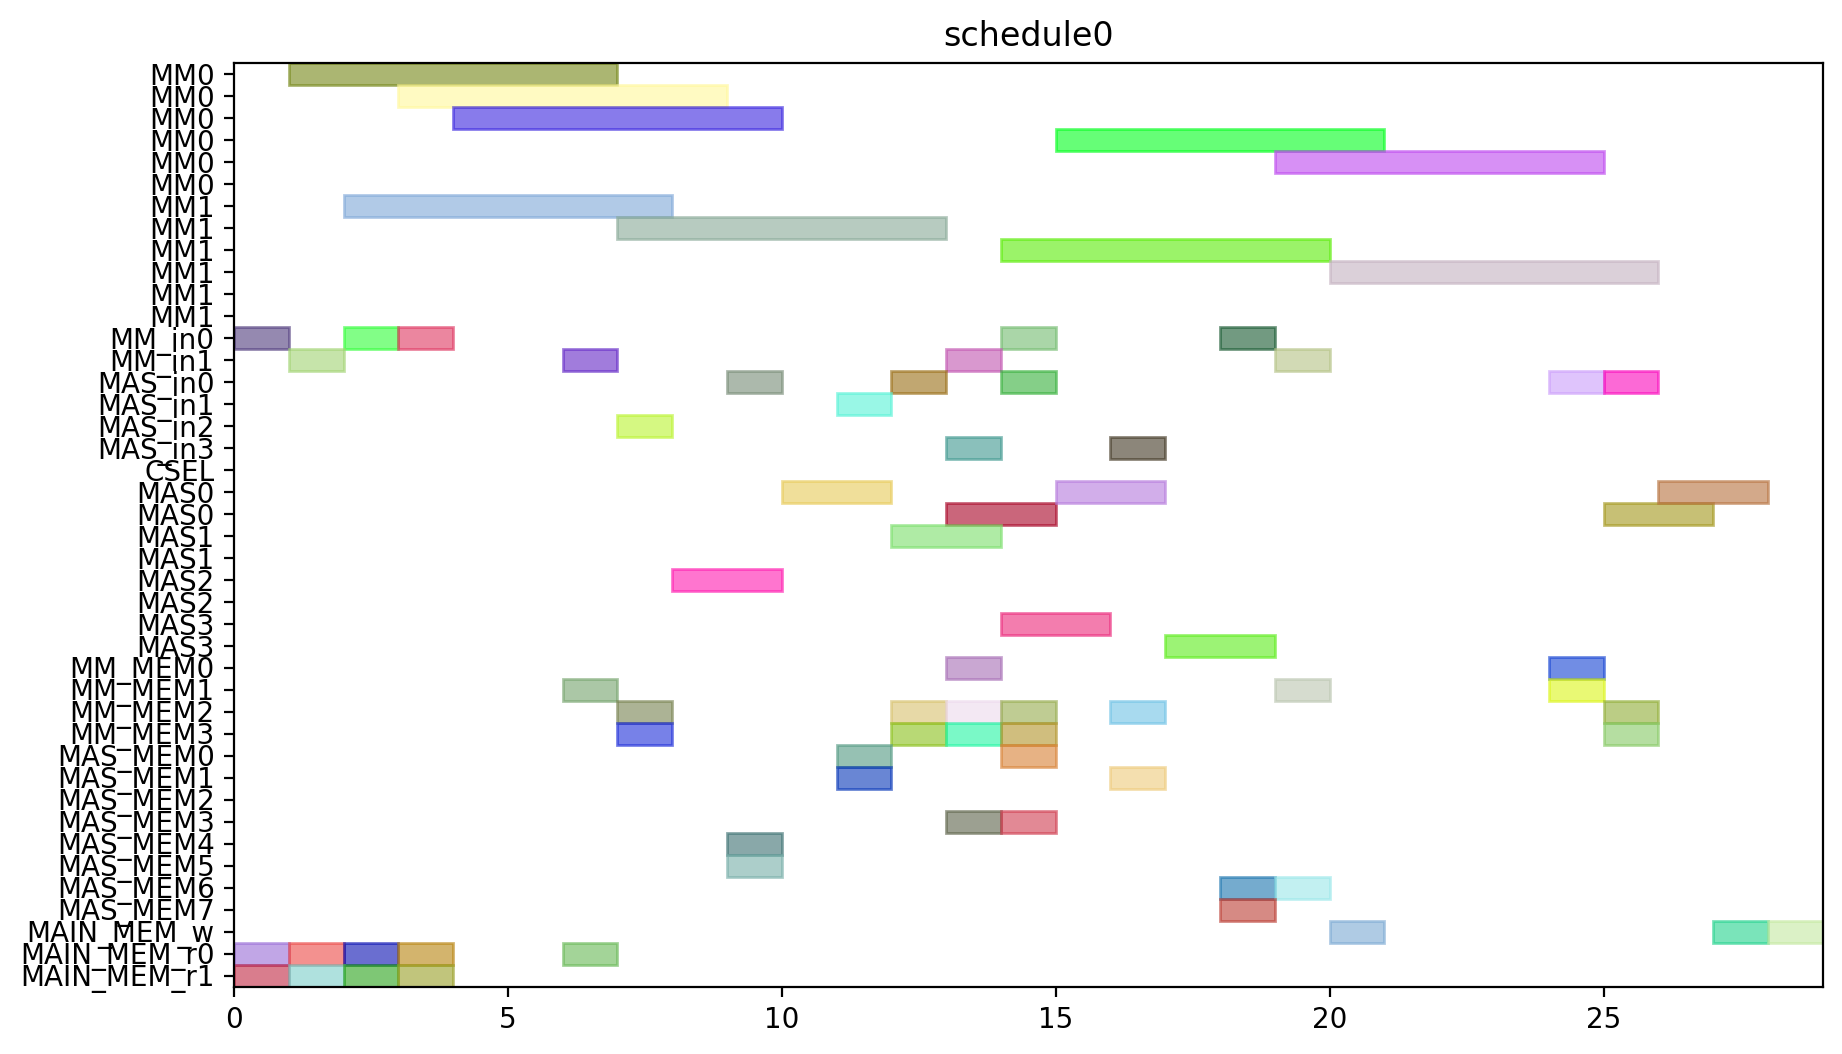

Python code for this plot:
from pyschedule import Scenario, solvers, plotters, alt


def solve():
	horizon = 120
	S = Scenario("schedule0", horizon=horizon)

	# resource
	MM = S.Resources('MM', num=2, size=6)
	MM_in = S.Resources('MM_in', num=2)
	MAS_in = S.Resources('MAS_in', num=4)
	CSEL = S.Resource('CSEL')
	MAS = S.Resources('MAS', num=4, size=2, periods=range(1, horizon))
	MM_MEM = S.Resources('MM_MEM', num=4)
	MAS_MEM = S.Resources('MAS_MEM', num=8)
	MAIN_MEM_w = S.Resource('MAIN_MEM_w', size=1)
	MAIN_MEM_r = S.Resources('MAIN_MEM_r', num=2)

	# result of previous scheduling

	# new tasks
	t0 = S.Task('t0', length=6, delay_cost=1)
	t0 += alt(MM)
	t0_in = S.Task('t0_in', length=1, delay_cost=1)
	t0_in += alt(MM_in)
	S += t0_in*MM_in[0]<=t0*MM[0]
	S += t0_in*MM_in[1]<=t0*MM[1]
	t0_mem0 = S.Task('t0_mem0', length=1, delay_cost=1)
	t0_mem0 += MAIN_MEM_r[0]
	S += t0_mem0 <= t0

	t0_mem1 = S.Task('t0_mem1', length=1, delay_cost=1)
	t0_mem1 += MAIN_MEM_r[1]
	S += t0_mem1 <= t0

	t3 = S.Task('t3', length=6, delay_cost=1)
	t3 += alt(MM)
	t3_in = S.Task('t3_in', length=1, delay_cost=1)
	t3_in += alt(MM_in)
	S += t3_in*MM_in[0]<=t3*MM[0]
	S += t3_in*MM_in[1]<=t3*MM[1]
	t3_mem0 = S.Task('t3_mem0', length=1, delay_cost=1)
	t3_mem0 += MAIN_MEM_r[0]
	S += t3_mem0 <= t3

	t3_mem1 = S.Task('t3_mem1', length=1, delay_cost=1)
	t3_mem1 += MAIN_MEM_r[1]
	S += t3_mem1 <= t3

	t1 = S.Task('t1', length=6, delay_cost=1)
	t1 += alt(MM)
	t1_in = S.Task('t1_in', length=1, delay_cost=1)
	t1_in += alt(MM_in)
	S += t1_in*MM_in[0]<=t1*MM[0]
	S += t1_in*MM_in[1]<=t1*MM[1]
	t1_mem0 = S.Task('t1_mem0', length=1, delay_cost=1)
	t1_mem0 += MAIN_MEM_r[0]
	S += t1_mem0 <= t1

	t1_mem1 = S.Task('t1_mem1', length=1, delay_cost=1)
	t1_mem1 += MAIN_MEM_r[1]
	S += t1_mem1 <= t1

	t2 = S.Task('t2', length=6, delay_cost=1)
	t2 += alt(MM)
	t2_in = S.Task('t2_in', length=1, delay_cost=1)
	t2_in += alt(MM_in)
	S += t2_in*MM_in[0]<=t2*MM[0]
	S += t2_in*MM_in[1]<=t2*MM[1]
	t2_mem0 = S.Task('t2_mem0', length=1, delay_cost=1)
	t2_mem0 += MAIN_MEM_r[0]
	S += t2_mem0 <= t2

	t2_mem1 = S.Task('t2_mem1', length=1, delay_cost=1)
	t2_mem1 += MAIN_MEM_r[1]
	S += t2_mem1 <= t2

	t4 = S.Task('t4', length=6, delay_cost=1)
	t4 += alt(MM)
	t4_in = S.Task('t4_in', length=1, delay_cost=1)
	t4_in += alt(MM_in)
	S += t4_in*MM_in[0]<=t4*MM[0]
	S += t4_in*MM_in[1]<=t4*MM[1]
	t4_mem0 = S.Task('t4_mem0', length=1, delay_cost=1)
	t4_mem0 += MAIN_MEM_r[0]
	S += t4_mem0 <= t4

	t4_mem1 = S.Task('t4_mem1', length=1, delay_cost=1)
	t4_mem1 += alt(MM_MEM)
	S += (t2*MM[0])-1 < t4_mem1*MM_MEM[1]
	S += (t2*MM[1])-1 < t4_mem1*MM_MEM[3]
	S += t4_mem1 <= t4

	t5 = S.Task('t5', length=2, delay_cost=1)
	t5 += alt(MAS)
	t5_in = S.Task('t5_in', length=1, delay_cost=1)
	t5_in += alt(MAS_in)
	S += t5_in*MAS_in[0]<=t5*MAS[0]

	S += t5_in*MAS_in[1]<=t5*MAS[1]

	S += t5_in*MAS_in[2]<=t5*MAS[2]

	S += t5_in*MAS_in[3]<=t5*MAS[3]

	t5_mem0 = S.Task('t5_mem0', length=1, delay_cost=1)
	t5_mem0 += alt(MM_MEM)
	S += (t0*MM[0])-1 < t5_mem0*MM_MEM[0]
	S += (t0*MM[1])-1 < t5_mem0*MM_MEM[2]
	S += t5_mem0 <= t5

	t5_mem1 = S.Task('t5_mem1', length=1, delay_cost=1)
	t5_mem1 += alt(MM_MEM)
	S += (t0*MM[0])-1 < t5_mem1*MM_MEM[1]
	S += (t0*MM[1])-1 < t5_mem1*MM_MEM[3]
	S += t5_mem1 <= t5

	t6 = S.Task('t6', length=2, delay_cost=1)
	t6 += alt(MAS)
	t6_in = S.Task('t6_in', length=1, delay_cost=1)
	t6_in += alt(MAS_in)
	S += t6_in*MAS_in[0]<=t6*MAS[0]

	S += t6_in*MAS_in[1]<=t6*MAS[1]

	S += t6_in*MAS_in[2]<=t6*MAS[2]

	S += t6_in*MAS_in[3]<=t6*MAS[3]

	t6_mem0 = S.Task('t6_mem0', length=1, delay_cost=1)
	t6_mem0 += alt(MAS_MEM)
	S += (t5*MAS[0])-1 < t6_mem0*MAS_MEM[0]
	S += (t5*MAS[1])-1 < t6_mem0*MAS_MEM[2]
	S += (t5*MAS[2])-1 < t6_mem0*MAS_MEM[4]
	S += (t5*MAS[3])-1 < t6_mem0*MAS_MEM[6]
	S += t6_mem0 <= t6

	t6_mem1 = S.Task('t6_mem1', length=1, delay_cost=1)
	t6_mem1 += alt(MAS_MEM)
	S += (t5*MAS[0])-1 < t6_mem1*MAS_MEM[1]
	S += (t5*MAS[1])-1 < t6_mem1*MAS_MEM[3]
	S += (t5*MAS[2])-1 < t6_mem1*MAS_MEM[5]
	S += (t5*MAS[3])-1 < t6_mem1*MAS_MEM[7]
	S += t6_mem1 <= t6

	t9 = S.Task('t9', length=2, delay_cost=1)
	t9 += alt(MAS)
	t9_in = S.Task('t9_in', length=1, delay_cost=1)
	t9_in += alt(MAS_in)
	S += t9_in*MAS_in[0]<=t9*MAS[0]

	S += t9_in*MAS_in[1]<=t9*MAS[1]

	S += t9_in*MAS_in[2]<=t9*MAS[2]

	S += t9_in*MAS_in[3]<=t9*MAS[3]

	t9_mem0 = S.Task('t9_mem0', length=1, delay_cost=1)
	t9_mem0 += alt(MM_MEM)
	S += (t0*MM[0])-1 < t9_mem0*MM_MEM[0]
	S += (t0*MM[1])-1 < t9_mem0*MM_MEM[2]
	S += t9_mem0 <= t9

	t9_mem1 = S.Task('t9_mem1', length=1, delay_cost=1)
	t9_mem1 += alt(MM_MEM)
	S += (t4*MM[0])-1 < t9_mem1*MM_MEM[1]
	S += (t4*MM[1])-1 < t9_mem1*MM_MEM[3]
	S += t9_mem1 <= t9

	t10 = S.Task('t10', length=2, delay_cost=1)
	t10 += alt(MAS)
	t10_in = S.Task('t10_in', length=1, delay_cost=1)
	t10_in += alt(MAS_in)
	S += t10_in*MAS_in[0]<=t10*MAS[0]

	S += t10_in*MAS_in[1]<=t10*MAS[1]

	S += t10_in*MAS_in[2]<=t10*MAS[2]

	S += t10_in*MAS_in[3]<=t10*MAS[3]

	t10_mem0 = S.Task('t10_mem0', length=1, delay_cost=1)
	t10_mem0 += alt(MM_MEM)
	S += (t4*MM[0])-1 < t10_mem0*MM_MEM[0]
	S += (t4*MM[1])-1 < t10_mem0*MM_MEM[2]
	S += t10_mem0 <= t10

	t10_mem1 = S.Task('t10_mem1', length=1, delay_cost=1)
	t10_mem1 += alt(MM_MEM)
	S += (t4*MM[0])-1 < t10_mem1*MM_MEM[1]
	S += (t4*MM[1])-1 < t10_mem1*MM_MEM[3]
	S += t10_mem1 <= t10

	t7 = S.Task('t7', length=2, delay_cost=1)
	t7 += alt(MAS)
	t7_in = S.Task('t7_in', length=1, delay_cost=1)
	t7_in += alt(MAS_in)
	S += t7_in*MAS_in[0]<=t7*MAS[0]

	S += t7_in*MAS_in[1]<=t7*MAS[1]

	S += t7_in*MAS_in[2]<=t7*MAS[2]

	S += t7_in*MAS_in[3]<=t7*MAS[3]

	t7_mem0 = S.Task('t7_mem0', length=1, delay_cost=1)
	t7_mem0 += alt(MAS_MEM)
	S += (t6*MAS[0])-1 < t7_mem0*MAS_MEM[0]
	S += (t6*MAS[1])-1 < t7_mem0*MAS_MEM[2]
	S += (t6*MAS[2])-1 < t7_mem0*MAS_MEM[4]
	S += (t6*MAS[3])-1 < t7_mem0*MAS_MEM[6]
	S += t7_mem0 <= t7

	t7_mem1 = S.Task('t7_mem1', length=1, delay_cost=1)
	t7_mem1 += alt(MAS_MEM)
	S += (t6*MAS[0])-1 < t7_mem1*MAS_MEM[1]
	S += (t6*MAS[1])-1 < t7_mem1*MAS_MEM[3]
	S += (t6*MAS[2])-1 < t7_mem1*MAS_MEM[5]
	S += (t6*MAS[3])-1 < t7_mem1*MAS_MEM[7]
	S += t7_mem1 <= t7

	t11 = S.Task('t11', length=2, delay_cost=1)
	t11 += alt(MAS)
	t11_in = S.Task('t11_in', length=1, delay_cost=1)
	t11_in += alt(MAS_in)
	S += t11_in*MAS_in[0]<=t11*MAS[0]

	S += t11_in*MAS_in[1]<=t11*MAS[1]

	S += t11_in*MAS_in[2]<=t11*MAS[2]

	S += t11_in*MAS_in[3]<=t11*MAS[3]

	t11_mem0 = S.Task('t11_mem0', length=1, delay_cost=1)
	t11_mem0 += alt(MAS_MEM)
	S += (t10*MAS[0])-1 < t11_mem0*MAS_MEM[0]
	S += (t10*MAS[1])-1 < t11_mem0*MAS_MEM[2]
	S += (t10*MAS[2])-1 < t11_mem0*MAS_MEM[4]
	S += (t10*MAS[3])-1 < t11_mem0*MAS_MEM[6]
	S += t11_mem0 <= t11

	t11_mem1 = S.Task('t11_mem1', length=1, delay_cost=1)
	t11_mem1 += alt(MM_MEM)
	S += (t4*MM[0])-1 < t11_mem1*MM_MEM[1]
	S += (t4*MM[1])-1 < t11_mem1*MM_MEM[3]
	S += t11_mem1 <= t11

	t8 = S.Task('t8', length=6, delay_cost=1)
	t8 += alt(MM)
	t8_in = S.Task('t8_in', length=1, delay_cost=1)
	t8_in += alt(MM_in)
	S += t8_in*MM_in[0]<=t8*MM[0]
	S += t8_in*MM_in[1]<=t8*MM[1]
	t8_mem0 = S.Task('t8_mem0', length=1, delay_cost=1)
	t8_mem0 += alt(MM_MEM)
	S += (t4*MM[0])-1 < t8_mem0*MM_MEM[0]
	S += (t4*MM[1])-1 < t8_mem0*MM_MEM[2]
	S += t8_mem0 <= t8

	t8_mem1 = S.Task('t8_mem1', length=1, delay_cost=1)
	t8_mem1 += alt(MAS_MEM)
	S += (t7*MAS[0])-1 < t8_mem1*MAS_MEM[1]
	S += (t7*MAS[1])-1 < t8_mem1*MAS_MEM[3]
	S += (t7*MAS[2])-1 < t8_mem1*MAS_MEM[5]
	S += (t7*MAS[3])-1 < t8_mem1*MAS_MEM[7]
	S += t8_mem1 <= t8

	new_PZ = S.Task('new_PZ', length=6, delay_cost=1)
	new_PZ += alt(MM)
	new_PZ_in = S.Task('new_PZ_in', length=1, delay_cost=1)
	new_PZ_in += alt(MM_in)
	S += new_PZ_in*MM_in[0]<=new_PZ*MM[0]
	S += new_PZ_in*MM_in[1]<=new_PZ*MM[1]
	S += 0<new_PZ

	new_PZ_w = S.Task('new_PZ_w', length=1, delay_cost=1)
	new_PZ_w += alt(MAIN_MEM_w)
	S += new_PZ <= new_PZ_w

	new_PZ_mem0 = S.Task('new_PZ_mem0', length=1, delay_cost=1)
	new_PZ_mem0 += alt(MM_MEM)
	S += (t1*MM[0])-1 < new_PZ_mem0*MM_MEM[0]
	S += (t1*MM[1])-1 < new_PZ_mem0*MM_MEM[2]
	S += new_PZ_mem0 <= new_PZ

	new_PZ_mem1 = S.Task('new_PZ_mem1', length=1, delay_cost=1)
	new_PZ_mem1 += alt(MAS_MEM)
	S += (t7*MAS[0])-1 < new_PZ_mem1*MAS_MEM[1]
	S += (t7*MAS[1])-1 < new_PZ_mem1*MAS_MEM[3]
	S += (t7*MAS[2])-1 < new_PZ_mem1*MAS_MEM[5]
	S += (t7*MAS[3])-1 < new_PZ_mem1*MAS_MEM[7]
	S += new_PZ_mem1 <= new_PZ

	t12 = S.Task('t12', length=2, delay_cost=1)
	t12 += alt(MAS)
	t12_in = S.Task('t12_in', length=1, delay_cost=1)
	t12_in += alt(MAS_in)
	S += t12_in*MAS_in[0]<=t12*MAS[0]

	S += t12_in*MAS_in[1]<=t12*MAS[1]

	S += t12_in*MAS_in[2]<=t12*MAS[2]

	S += t12_in*MAS_in[3]<=t12*MAS[3]

	t12_mem0 = S.Task('t12_mem0', length=1, delay_cost=1)
	t12_mem0 += alt(MM_MEM)
	S += (t0*MM[0])-1 < t12_mem0*MM_MEM[0]
	S += (t0*MM[1])-1 < t12_mem0*MM_MEM[2]
	S += t12_mem0 <= t12

	t12_mem1 = S.Task('t12_mem1', length=1, delay_cost=1)
	t12_mem1 += alt(MAS_MEM)
	S += (t11*MAS[0])-1 < t12_mem1*MAS_MEM[1]
	S += (t11*MAS[1])-1 < t12_mem1*MAS_MEM[3]
	S += (t11*MAS[2])-1 < t12_mem1*MAS_MEM[5]
	S += (t11*MAS[3])-1 < t12_mem1*MAS_MEM[7]
	S += t12_mem1 <= t12

	t13 = S.Task('t13', length=6, delay_cost=1)
	t13 += alt(MM)
	t13_in = S.Task('t13_in', length=1, delay_cost=1)
	t13_in += alt(MM_in)
	S += t13_in*MM_in[0]<=t13*MM[0]
	S += t13_in*MM_in[1]<=t13*MM[1]
	t13_mem0 = S.Task('t13_mem0', length=1, delay_cost=1)
	t13_mem0 += alt(MAS_MEM)
	S += (t12*MAS[0])-1 < t13_mem0*MAS_MEM[0]
	S += (t12*MAS[1])-1 < t13_mem0*MAS_MEM[2]
	S += (t12*MAS[2])-1 < t13_mem0*MAS_MEM[4]
	S += (t12*MAS[3])-1 < t13_mem0*MAS_MEM[6]
	S += t13_mem0 <= t13

	t13_mem1 = S.Task('t13_mem1', length=1, delay_cost=1)
	t13_mem1 += alt(MAS_MEM)
	S += (t9*MAS[0])-1 < t13_mem1*MAS_MEM[1]
	S += (t9*MAS[1])-1 < t13_mem1*MAS_MEM[3]
	S += (t9*MAS[2])-1 < t13_mem1*MAS_MEM[5]
	S += (t9*MAS[3])-1 < t13_mem1*MAS_MEM[7]
	S += t13_mem1 <= t13

	t14 = S.Task('t14', length=6, delay_cost=1)
	t14 += alt(MM)
	t14_in = S.Task('t14_in', length=1, delay_cost=1)
	t14_in += alt(MM_in)
	S += t14_in*MM_in[0]<=t14*MM[0]
	S += t14_in*MM_in[1]<=t14*MM[1]
	t14_mem0 = S.Task('t14_mem0', length=1, delay_cost=1)
	t14_mem0 += alt(MAS_MEM)
	S += (t12*MAS[0])-1 < t14_mem0*MAS_MEM[0]
	S += (t12*MAS[1])-1 < t14_mem0*MAS_MEM[2]
	S += (t12*MAS[2])-1 < t14_mem0*MAS_MEM[4]
	S += (t12*MAS[3])-1 < t14_mem0*MAS_MEM[6]
	S += t14_mem0 <= t14

	t14_mem1 = S.Task('t14_mem1', length=1, delay_cost=1)
	t14_mem1 += alt(MM_MEM)
	S += (t3*MM[0])-1 < t14_mem1*MM_MEM[1]
	S += (t3*MM[1])-1 < t14_mem1*MM_MEM[3]
	S += t14_mem1 <= t14

	new_PY = S.Task('new_PY', length=2, delay_cost=1)
	new_PY += alt(MAS)
	new_PY_in = S.Task('new_PY_in', length=1, delay_cost=1)
	new_PY_in += alt(MAS_in)
	S += new_PY_in*MAS_in[0]<=new_PY*MAS[0]

	S += new_PY_in*MAS_in[1]<=new_PY*MAS[1]

	S += new_PY_in*MAS_in[2]<=new_PY*MAS[2]

	S += new_PY_in*MAS_in[3]<=new_PY*MAS[3]

	S += 0<new_PY

	new_PY_w = S.Task('new_PY_w', length=1, delay_cost=1)
	new_PY_w += alt(MAIN_MEM_w)
	S += new_PY <= new_PY_w

	new_PY_mem0 = S.Task('new_PY_mem0', length=1, delay_cost=1)
	new_PY_mem0 += alt(MM_MEM)
	S += (t8*MM[0])-1 < new_PY_mem0*MM_MEM[0]
	S += (t8*MM[1])-1 < new_PY_mem0*MM_MEM[2]
	S += new_PY_mem0 <= new_PY

	new_PY_mem1 = S.Task('new_PY_mem1', length=1, delay_cost=1)
	new_PY_mem1 += alt(MM_MEM)
	S += (t13*MM[0])-1 < new_PY_mem1*MM_MEM[1]
	S += (t13*MM[1])-1 < new_PY_mem1*MM_MEM[3]
	S += new_PY_mem1 <= new_PY

	new_PX = S.Task('new_PX', length=2, delay_cost=1)
	new_PX += alt(MAS)
	new_PX_in = S.Task('new_PX_in', length=1, delay_cost=1)
	new_PX_in += alt(MAS_in)
	S += new_PX_in*MAS_in[0]<=new_PX*MAS[0]

	S += new_PX_in*MAS_in[1]<=new_PX*MAS[1]

	S += new_PX_in*MAS_in[2]<=new_PX*MAS[2]

	S += new_PX_in*MAS_in[3]<=new_PX*MAS[3]

	S += 0<new_PX

	new_PX_w = S.Task('new_PX_w', length=1, delay_cost=1)
	new_PX_w += alt(MAIN_MEM_w)
	S += new_PX <= new_PX_w

	new_PX_mem0 = S.Task('new_PX_mem0', length=1, delay_cost=1)
	new_PX_mem0 += alt(MM_MEM)
	S += (t14*MM[0])-1 < new_PX_mem0*MM_MEM[0]
	S += (t14*MM[1])-1 < new_PX_mem0*MM_MEM[2]
	S += new_PX_mem0 <= new_PX

	new_PX_mem1 = S.Task('new_PX_mem1', length=1, delay_cost=1)
	new_PX_mem1 += alt(MM_MEM)
	S += (t14*MM[0])-1 < new_PX_mem1*MM_MEM[1]
	S += (t14*MM[1])-1 < new_PX_mem1*MM_MEM[3]
	S += new_PX_mem1 <= new_PX

	solvers.mip.solve(S,msg=1,kind='CPLEX',ratio_gap=1.01)

	solution = [['hoge']*len(S.solution()[1]) for i in range(len(S.solution()))]
	for i in range(len(S.solution())):
		for j in range(len(S.solution()[i])):
			solution[i][j]=str(S.solution()[i][j])
	print(solution)

	cycles = int(solution[-1][3])

	pic_file_name = "/mnt/rose/usr1/fukuda/ABE/multiRAM_multiMAS_16mux/scheduling_result/stage6MM2_stage2MAS4/EP_DBL_A_0/schedule0.png"
	if(S.solution() != []):
		plotters.matplotlib.plot(S,img_filename=pic_file_name, show_task_labels=False, fig_size=(cycles*0.25+3, 6))

	return solution
